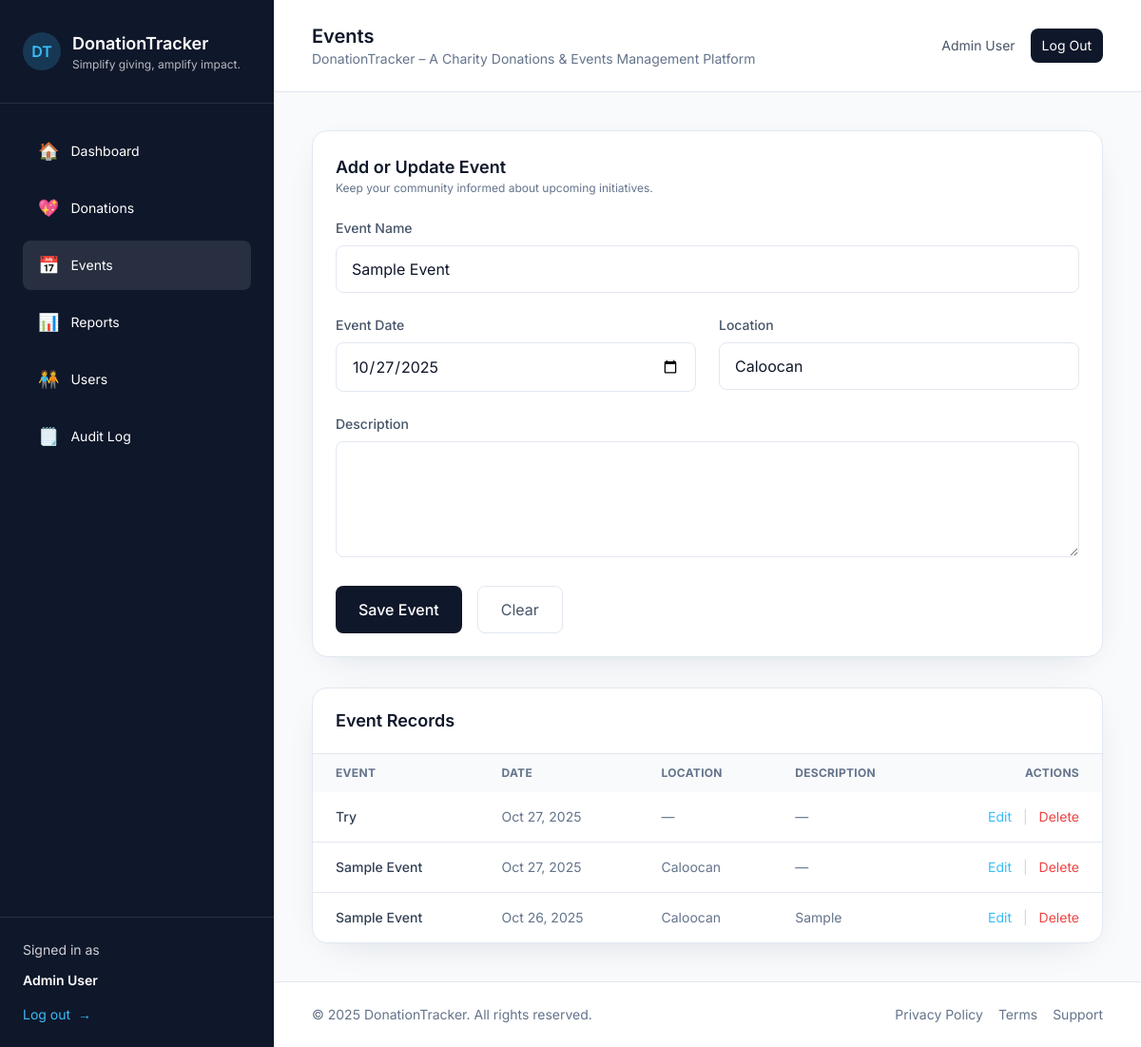
The page /events.php?edit=2 (signed in) on the database its author committed.
### tables this page shows
CREATE TABLE events (
        id INTEGER PRIMARY KEY AUTOINCREMENT,
        name TEXT NOT NULL,
        event_date TEXT NOT NULL,
        location TEXT,
        description TEXT,
        created_at TEXT NOT NULL DEFAULT CURRENT_TIMESTAMP
    , created_by INTEGER);

### includes/queries.php (called while the page is built, shortened)
<?php
function getEvents(PDO $pdo, ?int $userId = null): array
{
    $query = 'SELECT * FROM events';
    $query .= ' ORDER BY date(event_date) DESC, created_at DESC';
    $stmt = $pdo->prepare($query);
    $stmt->execute();
    return $stmt->fetchAll();
}
function getEvent(PDO $pdo, int $id): ?array
{
    $stmt = $pdo->prepare('SELECT * FROM events WHERE id = :id LIMIT 1');
    $stmt->execute([':id' => $id]);
    $event = $stmt->fetch();
    return $event ?: null;
}

### includes/functions.php (called while the page is built, shortened)
<?php
function truncateText(string $text, int $width, string $suffix = '…'): string
{
    if (function_exists('mb_strimwidth')) {
        return mb_strimwidth($text, 0, $width, $suffix, 'UTF-8');
    }
    $trimmed = substr($text, 0, max(0, $width - strlen($suffix)));
    return $trimmed . $suffix;
}
function currentUser(): ?array
{
    return $_SESSION['user'] ?? null;
}
function isAdmin(): bool
{
    $user = currentUser();
    return $user !== null && ($user['role'] ?? 'user') === 'admin';
}

### events.php (the view, shortened to what this page needs)
<?php
require __DIR__ . '/includes/functions.php';
require __DIR__ . '/includes/queries.php';
$userId = currentUserId();
$formData = [
    'id' => '',
    'name' => '',
    'event_date' => date('Y-m-d'),
    'location' => '',
    'description' => '',
];
if (isset($_GET['edit'])) {
    $editId = (int) $_GET['edit'];
    $event = getEvent($pdo, $editId);
    $formData = [
        'id' => (string) $event['id'],
        'name' => $event['name'],
        'event_date' => $event['event_date'],
        'location' => $event['location'] ?? '',
        'description' => $event['description'] ?? '',
    ];
}
$events = getEvents($pdo, isAdmin() ? null : $userId);
include __DIR__ . '/templates/header.php';
?>
<div class="grid gap-8">
    <div class="bg-white rounded-2xl border border-slate-200 p-6 card-shadow">
        <div class="flex flex-col md:flex-row md:items-center md:justify-between gap-4">
            <div>
                <p class="text-lg font-semibold text-primary">Add or Update Event</p>
                <p class="text-xs text-slate-500">Keep your community informed about upcoming initiatives.</p>
            </div>
        </div>
        <form method="POST" class="mt-6 grid grid-cols-1 md:grid-cols-2 gap-6">
            <div class="md:col-span-2">
                <label class="block text-sm font-medium text-slate-600">Event Name</label>
                <input type="text" name="name" required class="mt-2 w-full rounded-lg border border-slate-200 px-4 py-3 focus:border-accent focus:ring-2 focus:ring-accent/40 transition" value="<?= htmlspecialchars($formData['name']); ?>">
            </div>
            <div>
                <label class="block text-sm font-medium text-slate-600">Event Date</label>
                <input type="date" name="event_date" required class="mt-2 w-full rounded-lg border border-slate-200 px-4 py-3 focus:border-accent focus:ring-2 focus:ring-accent/40 transition" value="<?= htmlspecialchars($formData['event_date']); ?>">
            </div>
            <div>
                <label class="block text-sm font-medium text-slate-600">Location</label>
                <input type="text" name="location" class="mt-2 w-full rounded-lg border border-slate-200 px-4 py-3 focus:border-accent focus:ring-2 focus:ring-accent/40 transition" value="<?= htmlspecialchars($formData['location']); ?>">
            </div>
            <div class="md:col-span-2">
                <label class="block text-sm font-medium text-slate-600">Description</label>
                <textarea name="description" rows="4" class="mt-2 w-full rounded-lg border border-slate-200 px-4 py-3 focus:border-accent focus:ring-2 focus:ring-accent/40 transition"><?= htmlspecialchars($formData['description']); ?></textarea>
            </div>
            <div class="md:col-span-2 flex gap-4">
                <button type="submit" class="inline-flex items-center gap-2 bg-primary text-white px-6 py-3 rounded-lg hover:bg-secondary transition font-medium">Save Event</button>
                <button type="reset" class="inline-flex items-center gap-2 px-6 py-3 rounded-lg border border-slate-200 text-slate-600 hover:bg-slate-50 transition">Clear</button>
            </div>
        </form>
    </div>
    <div class="bg-white rounded-2xl border border-slate-200 card-shadow">
        <div class="flex items-center justify-between px-6 py-5 border-b border-slate-200">
            <p class="text-lg font-semibold text-primary">Event Records</p>
        </div>
        <div class="overflow-x-auto">
            <table class="min-w-full text-sm">
                <thead class="bg-slate-50 text-left text-xs uppercase tracking-wide text-slate-500">
                    <tr>
                        <th class="px-6 py-3">Event</th>
                        <th class="px-6 py-3">Date</th>
                        <th class="px-6 py-3">Location</th>
                        <th class="px-6 py-3">Description</th>
                        <th class="px-6 py-3 text-right">Actions</th>
                    </tr>
                </thead>
                <tbody class="divide-y divide-slate-200">
                    <?php if (count($events) === 0) : ?>
                        <tr>
                            <td colspan="5" class="px-6 py-6 text-center text-sm text-slate-500">No events recorded yet.</td>
                        </tr>
                    <?php else : ?>
                        <?php foreach ($events as $event) : ?>
                            <tr>
                                <td class="px-6 py-4 font-medium text-slate-700">
                                    <?= htmlspecialchars($event['name']); ?>
                                </td>
                                <td class="px-6 py-4 text-slate-500">
                                    <?= htmlspecialchars(date('M j, Y', strtotime($event['event_date']))); ?>
                                </td>
                                <td class="px-6 py-4 text-slate-500">
                                    <?= htmlspecialchars($event['location'] ?: '—'); ?>
                                </td>
                                <td class="px-6 py-4 text-slate-500">
                                    <?= htmlspecialchars($event['description'] ? truncateText($event['description'], 80) : '—'); ?>
                                </td>
                                <td class="px-6 py-4 text-right">
                                    <a href="?edit=<?= (int) $event['id']; ?>" class="text-accent hover:text-primary transition">Edit</a>
                                    <span class="mx-2 text-slate-300">|</span>
                                    <a href="?delete=<?= (int) $event['id']; ?>" class="text-red-500 hover:text-red-600 transition" onclick="return confirm('Delete this event?');">Delete</a>
                                </td>
                            </tr>
                        <?php endforeach; ?>
                    <?php endif; ?>
                </tbody>
            </table>
        </div>
    </div>
</div>
<?php
include __DIR__ . '/templates/footer.php';

### assets/styles.css (style rules this page uses)
body { font-family: 'Inter', sans-serif; }
.card-shadow { box-shadow: 0 10px 40px -20px rgba(15, 23, 42, 0.2); }

### rows shown on the page
events: name "Sample Event", event_date "10/27/2025", location "Caloocan", event_date "Oct 27, 2025", description "—"
events: name "Try", event_date "Oct 27, 2025", location "—", description "—"
events: name "Sample Event", event_date "Oct 26, 2025", location "Caloocan", description "Sample"

### other values the page prints
$userName "Admin User"
$pageTitle "Events"
